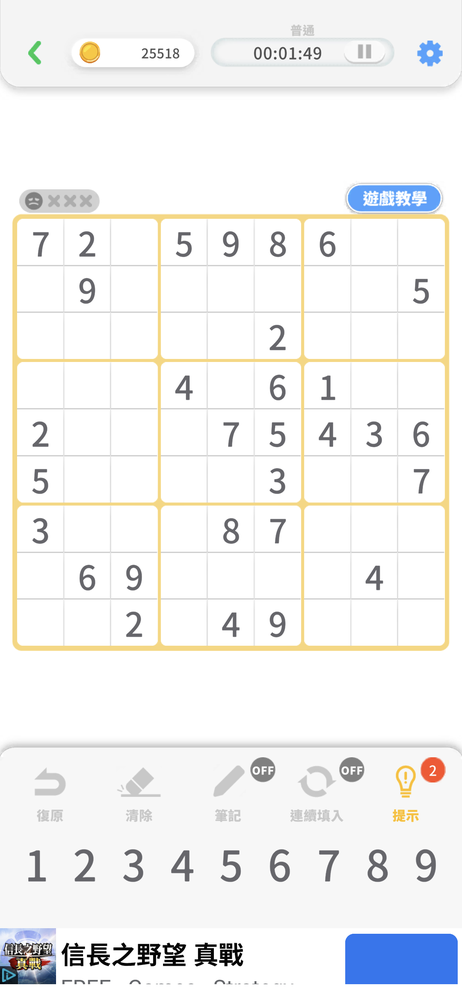
#> input picture debug/screenshot_full.png, 462 x 1000 px, shrunk from 1080 x 2340 before the run
$ python 'import cv2.py'
#> lines starting #> are read from the running program, lines starting #| are printed output that depends on the picture
import cv2  # 需要 opencv-python
import numpy as np
from pathlib import Path
from typing import Tuple, Union

class VisualDebugger:
    """
    視覺化除錯模組：用於驗證座標系統定義
    """
    def __init__(self, image_path: Union[str, Path]):
        self.image_path = Path(image_path)
        self.image = cv2.imread(str(self.image_path))
#> self.image is the input picture: shape (1000, 462, 3); mean B, G, R 241.9, 242.6, 242.6
        if self.image is None:
            raise FileNotFoundError(f"無法讀取圖片: {self.image_path}")
        self.height, self.width = self.image.shape[:2]
#> self.height = 1000; self.width = 462

    def draw_debug_boxes(self, target_y_ratio: float, box_h_ratio: float = 0.1, box_w_ratio: float = 0.1) -> None:
        """
        在圖片上繪製兩種邏輯的框進行比對
        :param target_y_ratio: 數據中的 Y 值 (例如 0.4373)
        :param box_h_ratio: 預設裁切框高度比例 (例如 0.1)
        :param box_w_ratio: 預設裁切框寬度比例
        """
#> called with target_y_ratio = 0.437, box_h_ratio = 0.1, box_w_ratio = 0.1
        # 轉換為像素
        y_val = int(self.height * target_y_ratio)
#> y_val = 437
        h_px = int(self.height * box_h_ratio)
#> h_px = 100
        w_px = int(self.width * box_w_ratio)
#> w_px = 46

        # 假設 X 軸在中間方便觀察 (您可以根據實際 X 數據調整)
        x_start = int(self.width * 0.5) - (w_px // 2)
#> x_start = 208

        # -------------------------------------------------
        # 1. 紅色框 (Red): 假設數值是 Top-Left (起始點)
        # -------------------------------------------------
        # 框的頂部就是 y_val
        top_left_red = (x_start, y_val)
#> top_left_red = (208, 437)
        bottom_right_red = (x_start + w_px, y_val + h_px)
#> bottom_right_red = (254, 537)

        cv2.rectangle(self.image, top_left_red, bottom_right_red, (0, 0, 255), 3)
        cv2.putText(self.image, "Top-Left Logic", (x_start, y_val - 10),
                    cv2.FONT_HERSHEY_SIMPLEX, 0.8, (0, 0, 255), 2)

        # -------------------------------------------------
        # 2. 綠色框 (Green): 假設數值是 Center (中心點)
        # -------------------------------------------------
        # 框的頂部 = 中心點 - (高度的一半)
        y_top_green = y_val - (h_px // 2)
#> y_top_green = 387

        top_left_green = (x_start + w_px + 20, y_top_green) # 稍微往右移一點以免重疊
#> top_left_green = (274, 387)
        bottom_right_green = (x_start + w_px + 20 + w_px, y_top_green + h_px)
#> bottom_right_green = (320, 487)

        cv2.rectangle(self.image, top_left_green, bottom_right_green, (0, 255, 0), 3)
        cv2.putText(self.image, "Center Logic", (x_start + w_px + 20, y_top_green - 10),
                    cv2.FONT_HERSHEY_SIMPLEX, 0.8, (0, 255, 0), 2)
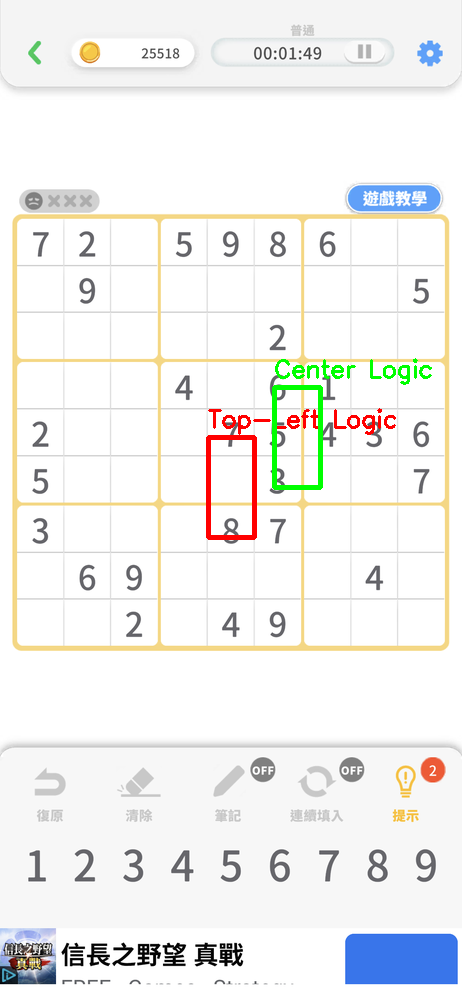
#> self.image: shape (1000, 462, 3); mean B, G, R 239.3, 241.3, 241.3

    def save_result(self, output_name: str = "debug_output.jpg"):
        output_path = self.image_path.parent / output_name
        cv2.imwrite(str(output_path), self.image)
        print(f"診斷圖片已儲存至: {output_path}")

# --- 主程式 ---
if __name__ == "__main__":
    # 請將此處換成您手機的截圖路徑 (最好是未裁切的全螢幕截圖)
    # 如果您手邊只有裁切後的小圖，這個測試會不準，需要全圖
    img_file = Path(__file__).resolve().parent / "screenshot_full.png"


    # 您的數據
    Target_Y = 0.4373

    try:
        if img_file.exists():
            debugger = VisualDebugger(img_file)
            # 假設框的大小約佔畫面的 10% (您可以依實際調整)
            debugger.draw_debug_boxes(target_y_ratio=Target_Y, box_h_ratio=0.1)
            debugger.save_result()
        else:
            print(f"請準備一張全螢幕截圖並命名為 {img_file}")
    except Exception as e:
        print(f"發生錯誤: {e}")
